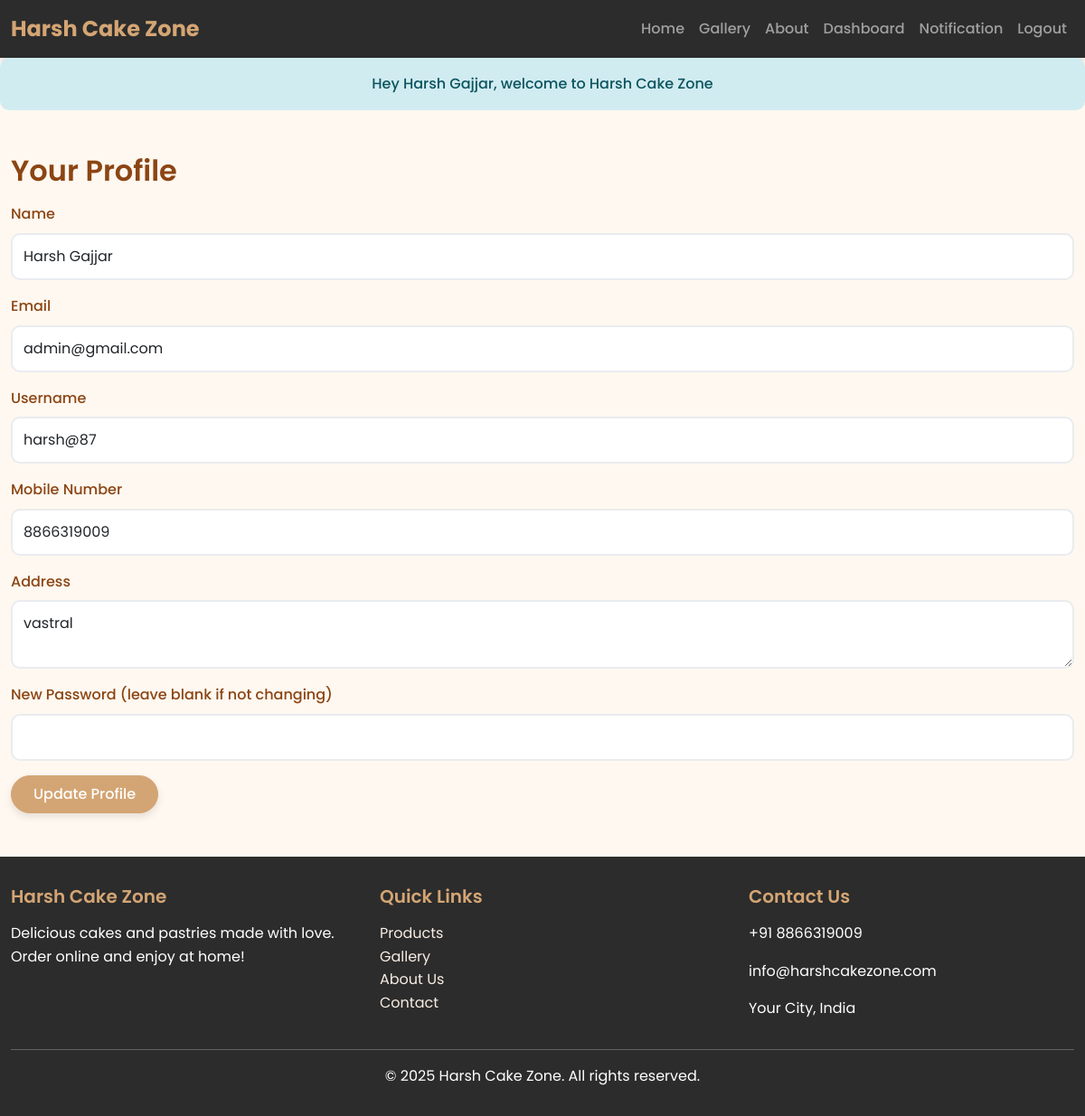
The app's page /profile.php (signed in) with its own data.
### tables this page shows
CREATE TABLE `users` (
  `id` int(11) NOT NULL,
  `name` varchar(100) NOT NULL,
  `username` varchar(100) DEFAULT NULL,
  `email` varchar(100) NOT NULL,
  `password` varchar(255) NOT NULL,
  `mobile` text NOT NULL,
  `address` text NOT NULL,
  `role` enum('admin','user') DEFAULT NULL,
  `created_at` timestamp NOT NULL DEFAULT current_timestamp()
);

### profile.php (the view, shortened to what this page needs)
<?php
include('includes/header.php');
include('config/db.php');
if (isset($_SESSION['user_name'])) {
    echo "<div class='alert alert-info text-center'>Hey {$_SESSION['user_name']}, welcome to Harsh Cake Zone</div>";
}
$user_id = $_SESSION['user_id'];
$query = "SELECT * FROM users WHERE id='$user_id'";
$result = mysqli_query($conn, $query);
$user = mysqli_fetch_assoc($result);
?>
<div class="container mt-5">
    <h2>Your Profile</h2>
    <form method="post">
        <div class="mb-3">
            <label for="name" class="form-label">Name</label>
            <input type="text" class="form-control" id="name" name="name" value="<?php echo $user['name']; ?>" required>
        </div>
        <div class="mb-3">
            <label for="email" class="form-label">Email</label>
            <input type="text" class="form-control" id="email" name="email" value="<?php echo $user['email']; ?>" required>
        </div>
        <div class="mb-3">
            <label for="username" class="form-label">Username</label>
            <input type="text" class="form-control" id="username" name="username" value="<?php echo $user['username']; ?>" required>
        </div>
        <div class="mb-3">
            <label for="mobile" class="form-label">Mobile Number</label>
            <input type="text" class="form-control" id="mobile" name="mobile" value="<?php echo $user['mobile']; ?>" required>
        </div>
        <div class="mb-3">
            <label for="address" class="form-label">Address</label>
            <textarea class="form-control" id="address" name="address" required><?php echo $user['address']; ?></textarea>
        </div>
        <div class="mb-3">
            <label for="password" class="form-label">New Password (leave blank if not changing)</label>
            <input type="password" class="form-control" id="password" name="password">
        </div>
        <button type="submit" class="btn btn-primary">Update Profile</button>
    </form>
</div>
<?php include('includes/footer.php'); ?>

### assets/css/style.css (style rules this page uses)
:root { --primary-color: #D4A574; --secondary-color: #F8EDE3; --accent-color: #8B4513; --dark-bg: #2C2C2C; --light-bg: #FFF8F0; --text-color: #333; --shadow: 0 4px 8px rgba(0, 0, 0, 0.1); --transition: all 0.3s ease; }
* { margin: 0; padding: 0; box-sizing: border-box; font-family: 'Poppins', sans-serif; }
body { background-color: var(--light-bg); color: var(--text-color); line-height: 1.6; }
.container { max-width: 1200px; }
h1, h2, h3, h4, h5, h6 { color: var(--accent-color); font-weight: 600; margin-bottom: 1rem; }
.btn { border-radius: 25px; padding: 0.5rem 1.5rem; font-weight: 500; transition: var(--transition); box-shadow: var(--shadow); }
.btn-primary { background-color: var(--primary-color); border-color: var(--primary-color); }
.form-control { border-radius: 10px; border: 2px solid #e9ecef; padding: 0.75rem; transition: var(--transition); }
.form-label { font-weight: 500; color: var(--accent-color); }
.alert { border-radius: 10px; border: none; font-weight: 500; }
.alert-info { background-color: #d1ecf1; color: #0c5460; }
.text-center { text-align: center; }
.mt-5 { margin-top: 3rem; }

### records on screen
users: name "Harsh Gajjar", email "admin@gmail.com", username "harsh@87", mobile "8866319009", address "vastral"

### other values on screen
$_SESSION['user_name'] "Harsh Gajjar"
